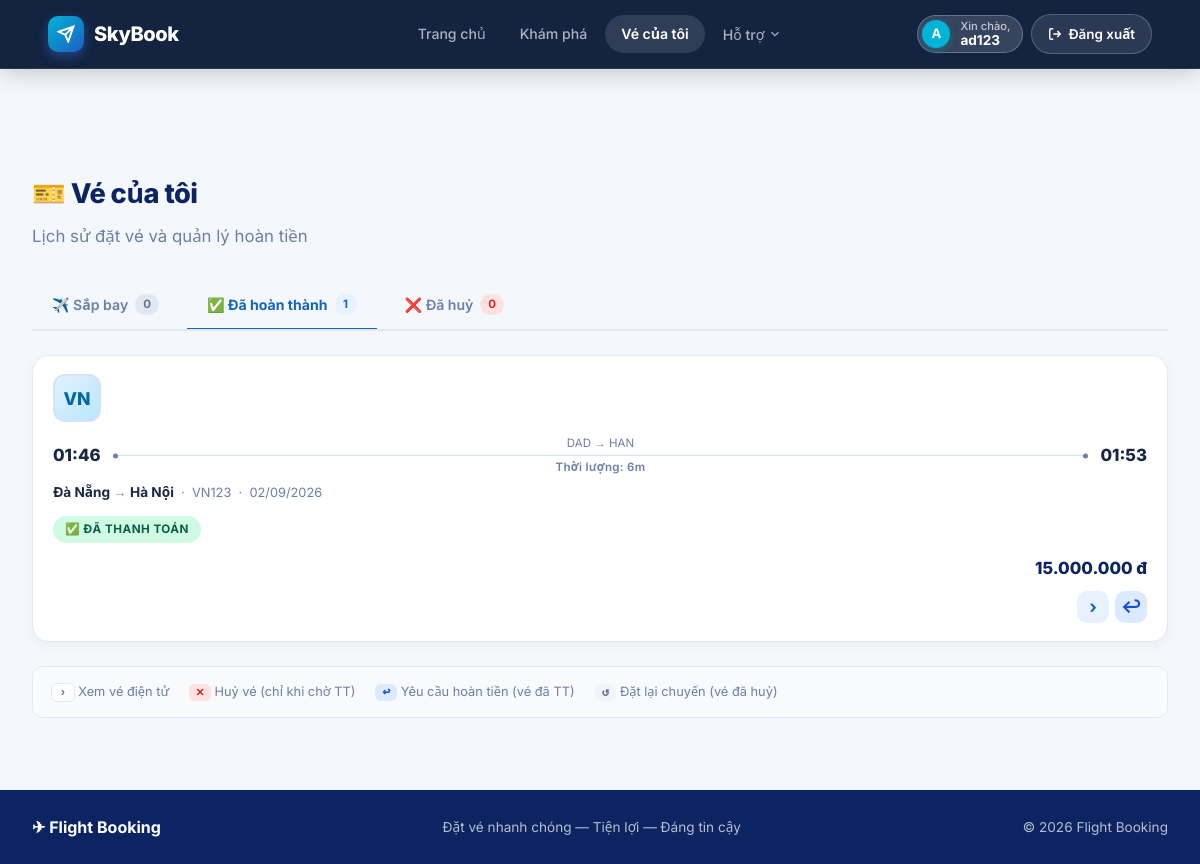
The page /bookings/my-bookings/?tab=completed (signed in) on the database its author committed.
### bookings/models.py (models this page shows, shortened)
class Booking(models.Model):
    STATUS_CHOICES = [
        ("pending", "Pending"),
        ("paid", "Paid"),
        ("cancelled", "Cancelled"),
    ]
    user = models.ForeignKey(User, on_delete=models.CASCADE, related_name="bookings", db_index=True, verbose_name="User")
    flight = models.ForeignKey(Flight, on_delete=models.SET_NULL, null=True, blank=True, related_name="outbound_bookings", verbose_name="Outbound Flight")
    return_flight = models.ForeignKey(Flight, on_delete=models.SET_NULL, null=True, blank=True, related_name="return_bookings", verbose_name="Return Flight")
    booking_code = models.CharField(max_length=20, unique=True, verbose_name="Booking Code")
    booking_date = models.DateTimeField(auto_now_add=True, verbose_name="Booking Date")
    total_price = models.DecimalField(max_digits=12, decimal_places=2, verbose_name="Total Price")
    status = models.CharField(max_length=20, choices=STATUS_CHOICES, default="pending", verbose_name="Status")
    class Meta:
        verbose_name = "Booking"
        verbose_name_plural = "Bookings"

### flights/models.py (models this page shows, shortened)
class Flight(models.Model):
    STATUS_CHOICES = [
        ("scheduled", "Scheduled"),
        ("boarding", "Boarding"),
        ("departed", "Departed"),
        ("completed", "Completed"),
        ("cancelled", "Cancelled"),
    ]
    flight_number = models.CharField(max_length=20, verbose_name="Flight Number")
    airline = models.ForeignKey(Airline, on_delete=models.CASCADE, related_name="flights", verbose_name="Airline")
    aircraft = models.ForeignKey(Aircraft, on_delete=models.CASCADE, related_name="flights", verbose_name="Aircraft")
    departure_airport = models.ForeignKey(Airport, on_delete=models.CASCADE, related_name="departures", verbose_name="Departure Airport")
    arrival_airport = models.ForeignKey(Airport, on_delete=models.CASCADE, related_name="arrivals", verbose_name="Arrival Airport")
    departure_time = models.DateTimeField(db_index=True, verbose_name="Departure Time")
    arrival_time = models.DateTimeField(verbose_name="Arrival Time")
    price = models.DecimalField(max_digits=12, decimal_places=2, verbose_name="Base Price")
    status = models.CharField(max_length=20, choices=STATUS_CHOICES, default="scheduled", db_index=True, verbose_name="Status")
    class Meta:
        verbose_name = "Flight"
        verbose_name_plural = "Flights"

class Airline(models.Model):
    name = models.CharField(max_length=100, verbose_name="Airline Name")
    code = models.CharField(max_length=10, unique=True, verbose_name="Airline Code")
    logo = models.URLField(blank=True, verbose_name="Logo URL")
    class Meta:
        verbose_name = "Airline"
        verbose_name_plural = "Airlines"

class Airport(models.Model):
    name = models.CharField(max_length=150, verbose_name="Airport Name")
    code = models.CharField(max_length=10, unique=True, verbose_name="Airport Code")
    city = models.CharField(max_length=100, verbose_name="City")
    class Meta:
        verbose_name = "Airport"
        verbose_name_plural = "Airports"

### bookings/views.py (the view)
@login_required(login_url="/users/login/")
def my_bookings(request):
    from django.utils import timezone
    now = timezone.now()
    all_bookings = Booking.objects.filter(
        user=request.user
    ).select_related(
        "flight__departure_airport",
        "flight__arrival_airport",
        "flight__airline"
    ).order_by("-booking_date")
    upcoming_qs   = all_bookings.filter(status="paid", flight__departure_time__gte=now)
    completed_qs  = all_bookings.filter(status="paid", flight__departure_time__lt=now)
    cancelled_qs  = all_bookings.filter(status="cancelled")
    count_upcoming  = upcoming_qs.count()
    count_completed = completed_qs.count()
    count_cancelled = cancelled_qs.count()
    active_tab = request.GET.get("tab", "upcoming")
    if active_tab == "completed":
        bookings = completed_qs
    elif active_tab == "cancelled":
        bookings = cancelled_qs
    else:
        active_tab = "upcoming"
        bookings = upcoming_qs
    return render(request, "bookings/my_bookings.html", {
        "bookings": bookings,
        "active_tab": active_tab,
        "count_upcoming": count_upcoming,
        "count_completed": count_completed,
        "count_cancelled": count_cancelled,
    })

### flights/templatetags/flight_extras.py (called while the page is built)
@register.filter
def flight_duration(departure, arrival):
    if not departure or not arrival:
        return ""
    delta = arrival - departure
    total_minutes = int(delta.total_seconds() // 60)
    if total_minutes <= 0:
        return ""
    hours = total_minutes // 60
    minutes = total_minutes % 60
    if hours and minutes:
        return f"{hours}h {minutes}m"
    elif hours:
        return f"{hours}h"
    else:
        return f"{minutes}m"

### templates/bookings/my_bookings.html (shortened to what this page needs)
﻿{% extends "base.html" %}
{% load static flight_extras %}
{% block content %}
<h1>🎫 Vé của tôi</h1>
<p class="page-subtitle">Lịch sử đặt vé và quản lý hoàn tiền</p>
<div class="booking-tabs">
  <a href="?tab=upcoming" class="booking-tab {% if active_tab == 'upcoming' %}active{% endif %}">
    ✈️ Sắp bay <span class="tab-count">{{ count_upcoming }}</span>
  </a>
  <a href="?tab=completed" class="booking-tab {% if active_tab == 'completed' %}active{% endif %}">
    ✅ Đã hoàn thành <span class="tab-count">{{ count_completed }}</span>
  </a>
  <a href="?tab=cancelled" class="booking-tab tab-cancelled {% if active_tab == 'cancelled' %}active{% endif %}">
    ❌ Đã huỷ <span class="tab-count">{{ count_cancelled }}</span>
  </a>
</div>
{% for booking in bookings %}
<div class="flight-result" style="position:relative;">
  <div class="fr-logo">
    {% if booking.flight %}{{ booking.flight.airline.code|default:booking.flight.airline.name|slice:":2"|upper }}{% else %}??{% endif %}
  </div>
  <div class="fr-info">
    {% if booking.flight %}
    <div class="fr-times">
      <span class="fr-time">{{ booking.flight.departure_time|date:"H:i" }}</span>
      <div class="fr-duration-line">
        <span>{{ booking.flight.departure_airport.code }} → {{ booking.flight.arrival_airport.code }}</span>
        <div class="fr-line"></div>
        <span class="fr-duration-label">Thời lượng: {{ booking.flight.departure_time|flight_duration:booking.flight.arrival_time }}</span>
      </div>
      <span class="fr-time">{{ booking.flight.arrival_time|date:"H:i" }}</span>
    </div>
    <div class="fr-route">
      <strong>{{ booking.flight.departure_airport.city }}</strong>
      → <strong>{{ booking.flight.arrival_airport.city }}</strong>
      &nbsp;·&nbsp; {{ booking.flight.flight_number }}
      &nbsp;·&nbsp; {{ booking.flight.departure_time|date:"d/m/Y" }}
    </div>
    {% else %}
    <div class="fr-route">
      <strong>{{ booking.booking_code }}</strong>
      · Ngày đặt: {{ booking.booking_date|date:"d/m/Y" }}
    </div>
    {% endif %}
  </div>
  <div class="fr-tags" style="flex-direction:column;align-items:flex-start;gap:6px;">
    {% if booking.status == "paid" %}
      <span class="badge badge-paid">✅ Đã thanh toán</span>
    {% elif booking.status == "pending" %}
      <span class="badge badge-pending">⏳ Chờ thanh toán</span>
    {% else %}
      <span class="badge-cancelled-bold">✕ ĐÃ HUỶ</span>
    {% endif %}
  </div>
  <div class="fr-price-block" style="flex-direction:column;align-items:flex-end;gap:8px;">
    <span class="fr-price-formatted" data-price="{{ booking.total_price|floatformat:0 }}">
    </span>
    <div style="display:flex;gap:6px;flex-wrap:wrap;justify-content:flex-end;align-items:flex-start;">
      <a href="{% url 'ticket' booking.id %}" class="fr-chevron" title="Xem vé điện tử">›</a>
      {% if booking.status == "paid" and not booking.refund_request %}
        <a href="{% url 'request_refund' booking.id %}" class="fr-chevron" title="Yêu cầu hoàn tiền" style="color:#1d4ed8;background:#dbeafe;">↩</a>
      {% endif %}
    </div>
  </div>
</div>
{% endfor %}
{% if bookings %}
<div style="margin-top:24px;padding:14px 18px;background:#f8fafc;border-radius:10px;border:1px solid #e2e8f0;font-size:.8rem;color:#6b7fa8;display:flex;gap:20px;flex-wrap:wrap;">
  <span><strong style="font-family:monospace;background:#fff;border:1px solid #e2e8f0;border-radius:6px;padding:1px 7px;">›</strong> Xem vé điện tử</span>
  <span><strong style="font-family:monospace;background:#fee2e2;color:#dc2626;border-radius:6px;padding:1px 7px;">✕</strong> Huỷ vé (chỉ khi chờ TT)</span>
  <span><strong style="font-family:monospace;background:#dbeafe;color:#1d4ed8;border-radius:6px;padding:1px 7px;">↩</strong> Yêu cầu hoàn tiền (vé đã TT)</span>
  <span><strong style="font-family:monospace;background:#f1f5f9;color:#64748b;border-radius:6px;padding:1px 7px;">↺</strong> Đặt lại chuyến (vé đã huỷ)</span>
</div>
{% endif %}
{% endblock %}

### templates/partials/navbar.html (shortened to what this page needs)
{% load static %}
<header class="navbar-glass" id="main-nav">
  <div class="navbar-inner">
    <a href="{% url 'home' %}" class="navbar-brand">
      <div class="brand-icon" style="background: linear-gradient(135deg, #00B4D8, #1E5FBE);">
        <svg width="18" height="18" viewBox="0 0 24 24" fill="none" stroke="currentColor" stroke-width="2.5">
          <path d="M22 2L11 13M22 2l-7 20-4-9-9-4 20-7z"/>
        </svg>
      </div>
      <span style="font-weight: 800;">SkyBook</span>
    </a>
    <nav class="nav-links">
      <a href="{% url 'home' %}" class="nav-link {% if request.resolver_match.url_name == 'home' %}nav-link--active{% endif %}">Trang chủ</a>
      <a href="{% url 'recommendations' %}" class="nav-link {% if request.resolver_match.url_name == 'recommendations' %}nav-link--active{% endif %}">Khám phá</a>
      {% if user.is_authenticated %}
        <a href="{% url 'my_bookings' %}" class="nav-link {% if request.resolver_match.url_name == 'my_bookings' %}nav-link--active{% endif %}">Vé của tôi</a>
      {% endif %}
      <div class="nav-dropdown" style="position: relative; display: inline-block;">
        <button class="nav-link dropdown-toggle" style="background: transparent; border: none; cursor: pointer; outline: none; font-family: inherit; display: flex; align-items: center; gap: 4px;">
          Hỗ trợ
          <svg width="14" height="14" viewBox="0 0 24 24" fill="none" stroke="currentColor" stroke-width="2"><polyline points="6 9 12 15 18 9"></polyline></svg>
        </button>
      </div>
    </nav>
    <div class="nav-actions">
      {% if user.is_authenticated %}
        <div class="nav-user-pill" style="background: rgba(255,255,255,0.15); border: 1px solid rgba(255,255,255,0.25); border-radius: 99px; padding: 4px 16px 4px 6px; display: flex; align-items: center; gap: 10px;">
          <div class="nav-avatar" style="background: #00B4D8; width: 32px; height: 32px; border-radius: 50%; display: flex; align-items: center; justify-content: center; font-weight: bold; color: white; box-shadow: 0 2px 8px rgba(0,180,216,0.3);">{{ user.username|slice:":1"|upper }}</div>
          <div class="nav-user-info" style="display: flex; flex-direction: column; line-height: 1.1;">
            <span class="nav-user-greeting" style="font-size: 0.7rem; color: rgba(255,255,255,0.7);">Xin chào,</span>
            <span class="nav-username" style="font-size: 0.85rem; font-weight: 700; color: white;">{{ user.username }}</span>
          </div>
        </div>
        <a href="{% url 'logout' %}" class="btn-nav-logout" title="Đăng xuất" style="background: rgba(255,255,255,0.1); color: #fff; border: 1px solid rgba(255,255,255,0.2); padding: 8px 16px; border-radius: 99px; display: flex; align-items: center; gap: 6px; font-weight: 600; text-decoration: none; transition: 0.2s;">
          <svg width="14" height="14" viewBox="0 0 24 24" fill="none" stroke="currentColor" stroke-width="2.5">
            <path d="M9 21H5a2 2 0 0 1-2-2V5a2 2 0 0 1 2-2h4M16 17l5-5-5-5M21 12H9"/>
          </svg>
          Đăng xuất
        </a>
      {% endif %}
    </div>
  </div>
</header>

### templates/bookings/my_bookings.html (style rules this page uses)
.booking-tabs { display: flex; gap: 8px; margin-bottom: 24px; border-bottom: 2px solid #e2e8f0; padding-bottom: 0; }
.booking-tab { display: inline-flex; align-items: center; gap: 7px; padding: 10px 20px 12px; font-size: .88rem; font-weight: 600; color: var(--muted); text-decoration: none !important; border-bottom: 3px solid transparent; margin-bottom: -2px; transition: color .15s, border-color .15s; white-space: nowrap; }
.booking-tab.active { color: var(--blue); border-bottom-color: var(--blue); font-weight: 700; }
.tab-count { background: #e2e8f0; color: #64748b; border-radius: 99px; font-size: .72rem; font-weight: 700; padding: 1px 8px; min-width: 22px; text-align: center; }
.booking-tab.active .tab-count { background: var(--blue-lt); color: var(--blue); }
.booking-tab.tab-cancelled .tab-count { background: #fee2e2; color: #dc2626; }
.fr-duration-label { font-size: .7rem; color: #94a3b8; font-weight: 600; letter-spacing: .03em; text-align: center; }
.fr-price-formatted { font-size: 1.05rem; font-weight: 800; color: var(--navy); white-space: nowrap; }

### templates/partials/navbar.html (style rules this page uses)
header.navbar-glass { position: fixed !important; top: 0; left: 0; right: 0; width: 100%; z-index: 1000; transition: all 0.3s ease; background: rgba(15, 31, 61, 0.98) !important; backdrop-filter: blur(16px) !important; -webkit-backdrop-filter: blur(16px) !important; border-bottom: 1px solid rgba(255, 255, 255, 0.1) !important; box-shadow: 0 4px 24px rgba(0, 0, 0, 0.2) !important; }

### rows shown on the page
Booking: flight.airline.code "VN", flight.departure_time "01:46", flight.departure_airport.code "DAD", flight.arrival_airport.code "HAN", flight.departure_time|flight_duration "6m", flight.arrival_time "01:53", flight.departure_airport.city "Đà Nẵng", flight.arrival_airport.city "Hà Nội", flight.flight_number "VN123", flight.departure_time "02/09/2026", status "✅ ĐÃ THANH TOÁN"

### other values the page prints
{{ user.username|slice:":1"|upper }} "A"
{{ user.username }} "ad123"
{{ count_upcoming }} "0"
{{ count_completed }} "1"
{{ count_cancelled }} "0"
